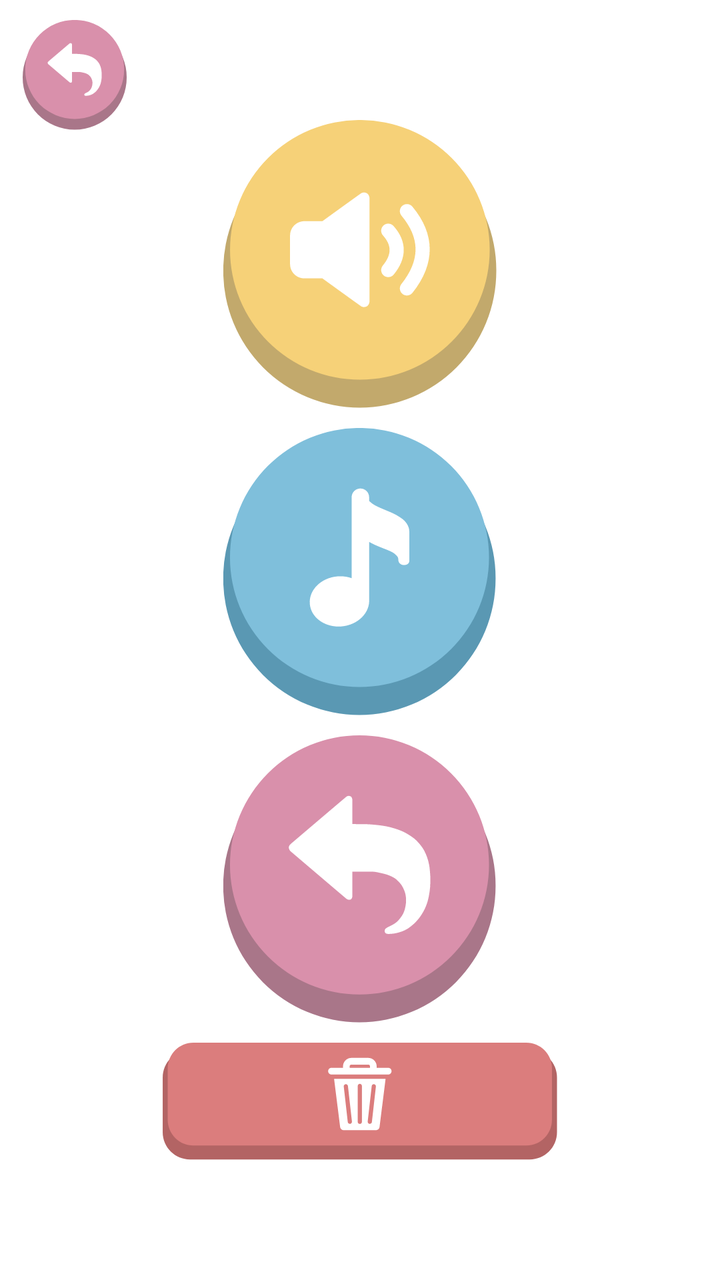
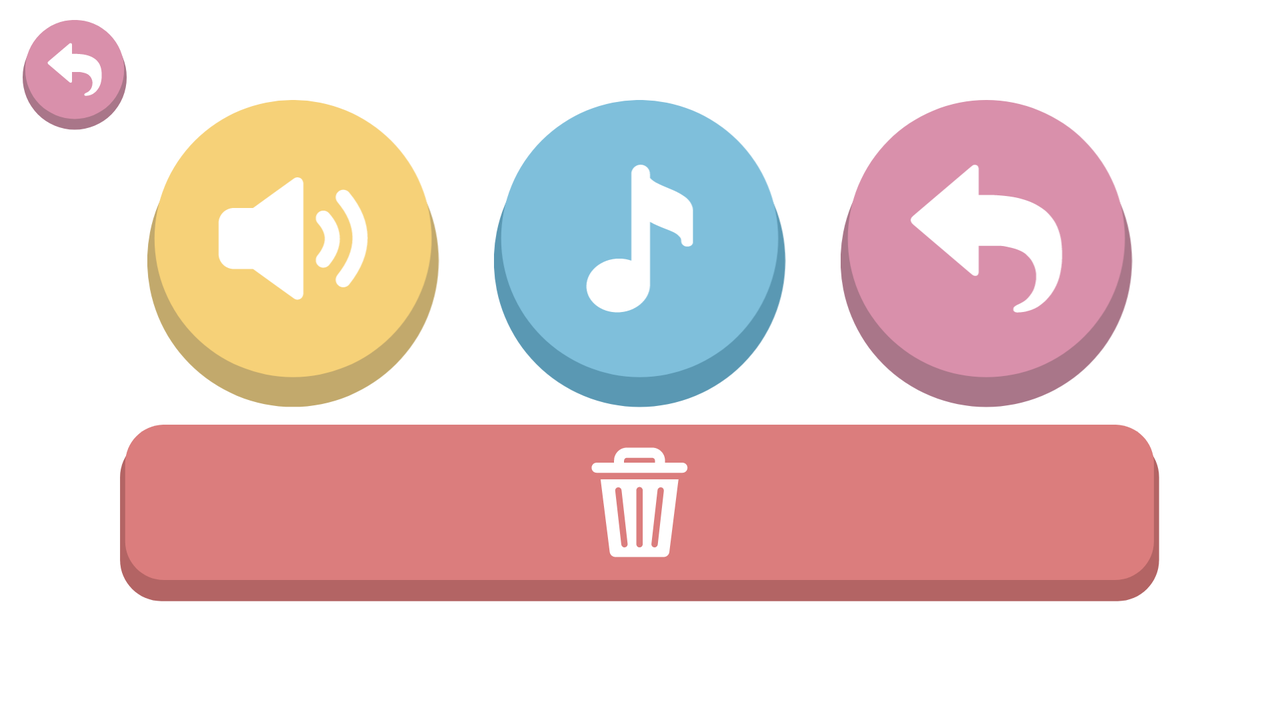

Compare how this app lays out the same screen by default and in its alternative resource folder. The renders come first, then the two layout files and the values they reference.
<!-- AndroidManifest.xml: application theme Theme.WildlifeGym -->
<!-- res/layout/fragment_settings.xml -->
<?xml version="1.0" encoding="utf-8"?>
<androidx.constraintlayout.widget.ConstraintLayout xmlns:android="http://schemas.android.com/apk/res/android"    xmlns:app="http://schemas.android.com/apk/res-auto"
    xmlns:tools="http://schemas.android.com/tools"
    android:layout_width="match_parent"
    android:layout_height="match_parent"
    tools:context=".fragments.SettingsFragment">

    <FrameLayout
        android:layout_width="0dp"
        android:layout_height="0dp"
        android:layout_margin="50dp"
        app:layout_constraintDimensionRatio="1:2"
        app:layout_constraintBottom_toBottomOf="parent"
        app:layout_constraintEnd_toEndOf="parent"
        app:layout_constraintStart_toStartOf="parent"
        app:layout_constraintTop_toTopOf="parent">

        <LinearLayout
            android:layout_width="match_parent"
            android:layout_height="match_parent"
            android:orientation="vertical">

            <ImageButton
                android:id="@+id/image_button_settings_sound"
                android:layout_width="wrap_content"
                android:layout_height="wrap_content"
                android:layout_gravity="center_horizontal"
                android:layout_weight="1"
                android:background="@null"
                android:paddingBottom="5dp"
                android:scaleType="centerInside"
                android:src="@drawable/settings_button_sound"
                app:layout_constraintBottom_toBottomOf="parent"
                app:layout_constraintEnd_toEndOf="parent"
                app:layout_constraintHorizontal_bias="0.0"
                app:layout_constraintStart_toStartOf="parent"
                app:layout_constraintTop_toTopOf="parent"
                app:layout_constraintVertical_bias="0.0" />

            <ImageButton
                android:id="@+id/image_button_settings_music"
                android:layout_width="wrap_content"
                android:layout_height="wrap_content"
                android:layout_gravity="center_horizontal"
                android:layout_weight="1"
                android:background="@null"
                android:paddingTop="5dp"
                android:paddingBottom="5dp"
                android:scaleType="centerInside"
                android:src="@drawable/settings_button_music"
                app:layout_constraintBottom_toBottomOf="parent"
                app:layout_constraintEnd_toEndOf="parent"
                app:layout_constraintStart_toStartOf="parent"
                app:layout_constraintTop_toTopOf="parent" />

            <ImageButton
                android:id="@+id/image_button_settings_backswitch"
                android:layout_width="wrap_content"
                android:layout_height="wrap_content"
                android:layout_gravity="center_horizontal"
                android:layout_weight="1"
                android:background="@null"
                android:paddingTop="5dp"
                android:paddingBottom="5dp"
                android:scaleType="centerInside"
                android:src="@drawable/settings_button_back"
                app:layout_constraintBottom_toBottomOf="parent"
                app:layout_constraintEnd_toEndOf="parent"
                app:layout_constraintStart_toStartOf="parent"
                app:layout_constraintTop_toTopOf="parent" />

            <ImageButton
                android:id="@+id/image_button_settings_erase"
                android:layout_width="wrap_content"
                android:layout_height="wrap_content"
                android:layout_gravity="center_horizontal"
                android:layout_weight="1"
                android:background="@null"
                android:paddingTop="5dp"
                android:scaleType="centerInside"
                android:src="@drawable/settings_button_erase_slim"
                app:layout_constraintBottom_toBottomOf="parent"
                app:layout_constraintEnd_toEndOf="parent"
                app:layout_constraintStart_toStartOf="parent"
                app:layout_constraintTop_toTopOf="parent" />

        </LinearLayout>
    </FrameLayout>

    <ImageButton
        android:id="@+id/image_button_settings_back"
        android:layout_width="75dp"
        android:layout_height="75dp"
        android:background="@null"
        android:padding="10dp"
        android:scaleType="centerInside"
        android:src="@drawable/app_button_back"
        app:layout_constraintBottom_toBottomOf="parent"
        app:layout_constraintEnd_toEndOf="parent"
        app:layout_constraintHorizontal_bias="0.0"
        app:layout_constraintStart_toStartOf="parent"
        app:layout_constraintTop_toTopOf="parent"
        app:layout_constraintVertical_bias="0.0"/>

</androidx.constraintlayout.widget.ConstraintLayout>
<!-- resources referenced by this layout -->
<resources>
  <!-- drawable app_button_back (drawable) -->
  <?xml version="1.0" encoding="utf-8"?>
  <selector xmlns:android="http://schemas.android.com/apk/res/android">
      <item android:state_pressed="true">
          <layer-list>
              <item android:drawable="@drawable/app_button_back_press" />
          </layer-list>
      </item> 
      <item android:state_focused="true">
          <layer-list>
              <item android:drawable="@drawable/app_button_back_rest" />
          </layer-list>
      </item> 
      <item>
          <layer-list>
              <item android:drawable="@drawable/app_button_back_rest" />
          </layer-list>
      </item>
  </selector>
  <!-- drawable settings_button_back (drawable) -->
  <?xml version="1.0" encoding="utf-8"?>
  <selector xmlns:android="http://schemas.android.com/apk/res/android">
      <item android:state_pressed="true">
          <layer-list>
              <item android:drawable="@drawable/settings_button_back_press" />
          </layer-list>
      </item> 
      <item android:state_focused="true">
          <layer-list>
              <item android:drawable="@drawable/settings_button_back_rest" />
          </layer-list>
      </item> 
      <item>
          <layer-list>
              <item android:drawable="@drawable/settings_button_back_rest" />
          </layer-list>
      </item>
  </selector>
  <!-- drawable settings_button_erase_slim (drawable) -->
  <?xml version="1.0" encoding="utf-8"?>
  <selector xmlns:android="http://schemas.android.com/apk/res/android">
      <item android:state_pressed="true">
          <layer-list>
              <item android:drawable="@drawable/settings_button_erase_slim_press" />
          </layer-list>
      </item> 
      <item android:state_focused="true">
          <layer-list>
              <item android:drawable="@drawable/settings_button_erase_slim_rest" />
          </layer-list>
      </item> 
      <item>
          <layer-list>
              <item android:drawable="@drawable/settings_button_erase_slim_rest" />
          </layer-list>
      </item>
  </selector>
  <!-- drawable settings_button_music (drawable) -->
  <?xml version="1.0" encoding="utf-8"?>
  <selector xmlns:android="http://schemas.android.com/apk/res/android">
      <item android:state_pressed="true">
          <layer-list>
              <item android:drawable="@drawable/settings_button_music_press" />
          </layer-list>
      </item> 
      <item android:state_focused="true">
          <layer-list>
              <item android:drawable="@drawable/settings_button_music_rest" />
          </layer-list>
      </item> 
      <item>
          <layer-list>
              <item android:drawable="@drawable/settings_button_music_rest" />
          </layer-list>
      </item>
  </selector>
  <!-- drawable settings_button_sound (drawable) -->
  <?xml version="1.0" encoding="utf-8"?>
  <selector xmlns:android="http://schemas.android.com/apk/res/android">
      <item android:state_pressed="true">
          <layer-list>
              <item android:drawable="@drawable/settings_button_sound_press" />
          </layer-list>
      </item> 
      <item android:state_focused="true">
          <layer-list>
              <item android:drawable="@drawable/settings_button_sound_rest" />
          </layer-list>
      </item> 
      <item>
          <layer-list>
              <item android:drawable="@drawable/settings_button_sound_rest" />
          </layer-list>
      </item>
  </selector>
  <style name="Theme.WildlifeGym" parent="Theme.MaterialComponents.Light.NoActionBar">
          
          <item name="colorPrimary">@color/purple_500</item>
          <item name="colorPrimaryVariant">@color/purple_700</item>
          <item name="colorOnPrimary">@color/white</item>
          
          <item name="colorSecondary">@color/teal_200</item>
          <item name="colorSecondaryVariant">@color/teal_700</item>
          <item name="colorOnSecondary">@color/black</item>
          
          <item name="android:statusBarColor" tools:targetApi="l">?attr/colorPrimaryVariant</item>
          
          <item name="android:windowFullscreen">true</item>
      </style>
</resources>
<!-- res/layout-land/fragment_settings.xml (the repository's variant of the layout above) -->
<!-- drawn on the phone turned sideways -->
<?xml version="1.0" encoding="utf-8"?>
<androidx.constraintlayout.widget.ConstraintLayout xmlns:android="http://schemas.android.com/apk/res/android"    xmlns:app="http://schemas.android.com/apk/res-auto"
    xmlns:tools="http://schemas.android.com/tools"
    android:layout_width="match_parent"
    android:layout_height="match_parent"
    tools:context=".fragments.SettingsFragment">

    <FrameLayout
        android:layout_width="0dp"
        android:layout_height="0dp"
        android:layout_margin="50dp"
        app:layout_constraintDimensionRatio="2:1"
        app:layout_constraintBottom_toBottomOf="parent"
        app:layout_constraintEnd_toEndOf="parent"
        app:layout_constraintStart_toStartOf="parent"
        app:layout_constraintTop_toTopOf="parent">

        <LinearLayout
            android:layout_width="match_parent"
            android:layout_height="match_parent"
            android:orientation="vertical">

            <LinearLayout
                android:layout_width="match_parent"
                android:layout_height="match_parent"
                android:orientation="horizontal"
                android:layout_weight="2.4">

                <ImageButton
                    android:id="@+id/image_button_settings_sound"
                    android:layout_width="wrap_content"
                    android:layout_height="wrap_content"
                    android:layout_gravity="center_horizontal"
                    android:layout_weight="1"
                    android:background="@null"
                    android:scaleType="centerInside"
                    android:src="@drawable/settings_button_sound"
                    app:layout_constraintBottom_toBottomOf="parent"
                    app:layout_constraintEnd_toEndOf="parent"
                    app:layout_constraintHorizontal_bias="0.0"
                    app:layout_constraintStart_toStartOf="parent"
                    app:layout_constraintTop_toTopOf="parent"
                    app:layout_constraintVertical_bias="0.0" />

                <ImageButton
                    android:id="@+id/image_button_settings_music"
                    android:layout_width="wrap_content"
                    android:layout_height="wrap_content"
                    android:layout_gravity="center_horizontal"
                    android:layout_weight="1"
                    android:background="@null"
                    android:scaleType="centerInside"
                    android:src="@drawable/settings_button_music"
                    app:layout_constraintBottom_toBottomOf="parent"
                    app:layout_constraintEnd_toEndOf="parent"
                    app:layout_constraintStart_toStartOf="parent"
                    app:layout_constraintTop_toTopOf="parent" />

                <ImageButton
                    android:id="@+id/image_button_settings_backswitch"
                    android:layout_width="wrap_content"
                    android:layout_height="wrap_content"
                    android:layout_gravity="center_horizontal"
                    android:layout_weight="1"
                    android:background="@null"
                    android:scaleType="centerInside"
                    android:src="@drawable/settings_button_back"
                    app:layout_constraintBottom_toBottomOf="parent"
                    app:layout_constraintEnd_toEndOf="parent"
                    app:layout_constraintStart_toStartOf="parent"
                    app:layout_constraintTop_toTopOf="parent" />

            </LinearLayout>

            <ImageButton
                android:id="@+id/image_button_settings_erase"
                android:layout_width="wrap_content"
                android:layout_height="wrap_content"
                android:layout_gravity="center_horizontal"
                android:background="@null"
                android:scaleType="centerInside"
                android:src="@drawable/settings_button_erase"
                android:layout_weight="1"
                app:layout_constraintBottom_toBottomOf="parent"
                app:layout_constraintEnd_toEndOf="parent"
                app:layout_constraintStart_toStartOf="parent"
                app:layout_constraintTop_toTopOf="parent" />

        </LinearLayout>


    </FrameLayout>

    <ImageButton
        android:id="@+id/image_button_settings_back"
        android:layout_width="75dp"
        android:layout_height="75dp"
        android:background="@null"
        android:padding="10dp"
        android:scaleType="centerInside"
        android:src="@drawable/app_button_back"
        app:layout_constraintBottom_toBottomOf="parent"
        app:layout_constraintEnd_toEndOf="parent"
        app:layout_constraintHorizontal_bias="0.0"
        app:layout_constraintStart_toStartOf="parent"
        app:layout_constraintTop_toTopOf="parent"
        app:layout_constraintVertical_bias="0.0"/>

</androidx.constraintlayout.widget.ConstraintLayout>
<!-- resources referenced by the variant -->
<!-- as the phone turned sideways resolves them -->
<resources>
  <!-- drawable app_button_back (drawable) -->
  <?xml version="1.0" encoding="utf-8"?>
  <selector xmlns:android="http://schemas.android.com/apk/res/android">
      <item android:state_pressed="true">
          <layer-list>
              <item android:drawable="@drawable/app_button_back_press" />
          </layer-list>
      </item> 
      <item android:state_focused="true">
          <layer-list>
              <item android:drawable="@drawable/app_button_back_rest" />
          </layer-list>
      </item> 
      <item>
          <layer-list>
              <item android:drawable="@drawable/app_button_back_rest" />
          </layer-list>
      </item>
  </selector>
  <!-- drawable settings_button_back (drawable) -->
  <?xml version="1.0" encoding="utf-8"?>
  <selector xmlns:android="http://schemas.android.com/apk/res/android">
      <item android:state_pressed="true">
          <layer-list>
              <item android:drawable="@drawable/settings_button_back_press" />
          </layer-list>
      </item> 
      <item android:state_focused="true">
          <layer-list>
              <item android:drawable="@drawable/settings_button_back_rest" />
          </layer-list>
      </item> 
      <item>
          <layer-list>
              <item android:drawable="@drawable/settings_button_back_rest" />
          </layer-list>
      </item>
  </selector>
  <!-- drawable settings_button_erase (drawable) -->
  <?xml version="1.0" encoding="utf-8"?>
  <selector xmlns:android="http://schemas.android.com/apk/res/android">
      <item android:state_pressed="true">
          <layer-list>
              <item android:drawable="@drawable/settings_button_erase_press" />
          </layer-list>
      </item> 
      <item android:state_focused="true">
          <layer-list>
              <item android:drawable="@drawable/settings_button_erase_rest" />
          </layer-list>
      </item> 
      <item>
          <layer-list>
              <item android:drawable="@drawable/settings_button_erase_rest" />
          </layer-list>
      </item>
  </selector>
  <!-- drawable settings_button_music (drawable) -->
  <?xml version="1.0" encoding="utf-8"?>
  <selector xmlns:android="http://schemas.android.com/apk/res/android">
      <item android:state_pressed="true">
          <layer-list>
              <item android:drawable="@drawable/settings_button_music_press" />
          </layer-list>
      </item> 
      <item android:state_focused="true">
          <layer-list>
              <item android:drawable="@drawable/settings_button_music_rest" />
          </layer-list>
      </item> 
      <item>
          <layer-list>
              <item android:drawable="@drawable/settings_button_music_rest" />
          </layer-list>
      </item>
  </selector>
  <!-- drawable settings_button_sound (drawable) -->
  <?xml version="1.0" encoding="utf-8"?>
  <selector xmlns:android="http://schemas.android.com/apk/res/android">
      <item android:state_pressed="true">
          <layer-list>
              <item android:drawable="@drawable/settings_button_sound_press" />
          </layer-list>
      </item> 
      <item android:state_focused="true">
          <layer-list>
              <item android:drawable="@drawable/settings_button_sound_rest" />
          </layer-list>
      </item> 
      <item>
          <layer-list>
              <item android:drawable="@drawable/settings_button_sound_rest" />
          </layer-list>
      </item>
  </selector>
  <style name="Theme.WildlifeGym" parent="Theme.MaterialComponents.Light.NoActionBar">
          
          <item name="colorPrimary">@color/purple_500</item>
          <item name="colorPrimaryVariant">@color/purple_700</item>
          <item name="colorOnPrimary">@color/white</item>
          
          <item name="colorSecondary">@color/teal_200</item>
          <item name="colorSecondaryVariant">@color/teal_700</item>
          <item name="colorOnSecondary">@color/black</item>
          
          <item name="android:statusBarColor" tools:targetApi="l">?attr/colorPrimaryVariant</item>
          
          <item name="android:windowFullscreen">true</item>
      </style>
</resources>
